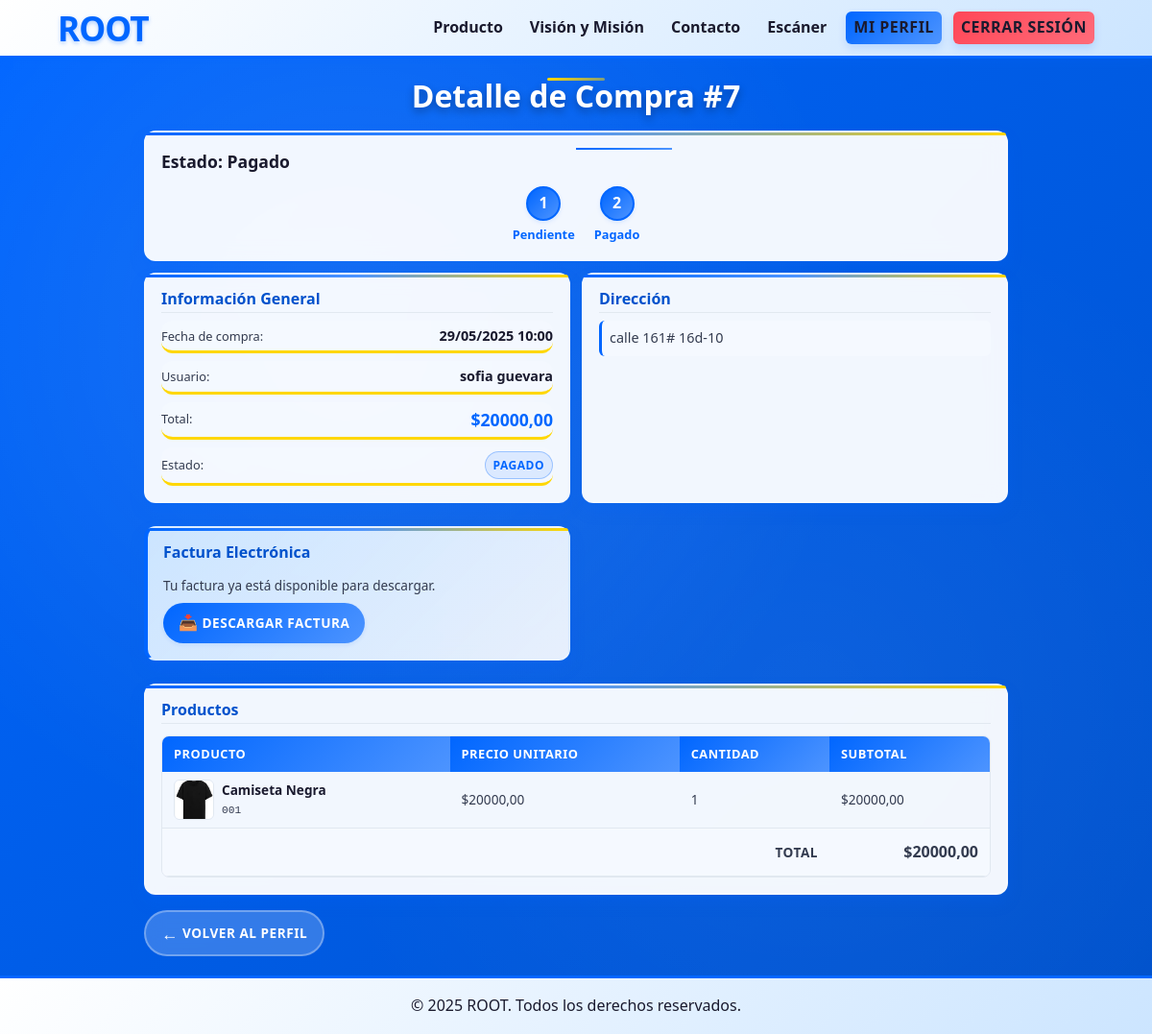
The app's page /facturas/7/ (signed in) with its own data.
### pagos/models.py (models this page shows, shortened)
class Compra(models.Model):
    ESTADO_CHOICES = (
        ("pendiente", "Pendiente"),
        ("pagado", "Pagado"),
        ("enviado", "Enviado"),
        ("entregado", "Entregado"),
        ("cancelado", "Cancelado"),
    )
    usuario = models.ForeignKey(
        settings.AUTH_USER_MODEL,  # Cambio principal aquí
        on_delete=models.CASCADE,
        related_name="compras"
    )
    fecha_compra = models.DateTimeField(auto_now_add=True)
    estado = models.CharField(
        max_length=20,
        choices=ESTADO_CHOICES,
        default="pendiente",
    )
    total = models.DecimalField(max_digits=10, decimal_places=2)
    direccion_entrega = models.TextField(blank=True, default="")
    codigo_seguimiento = models.CharField(max_length=50, blank=True, default="")

class DetalleCompra(models.Model):
    compra = models.ForeignKey(
        Compra,
        on_delete=models.CASCADE,
        related_name="detalles",
    )
    producto = models.ForeignKey(Producto, on_delete=models.CASCADE)
    cantidad = models.PositiveIntegerField(default=1)
    precio_unitario = models.DecimalField(max_digits=10, decimal_places=2)
    @property
    def subtotal(self):
        return self.cantidad * self.precio_unitario

### usuarios/models.py (models this page shows, shortened)
class Usuario(AbstractUser):
    foto = models.ImageField(upload_to="perfiles/", default="perfiles/default.png", verbose_name="Foto de perfil")
    telefono = models.CharField(max_length=15, blank=True, verbose_name="Teléfono")
    direccion = models.TextField(blank=True, verbose_name="Dirección")
    fecha_nacimiento = models.DateField(blank=True, null=True, verbose_name="Fecha de nacimiento")
    id_documento = models.CharField(max_length=20, blank=True, verbose_name="Documento de identidad")
    preferencias_notificacion = models.BooleanField(default=True, verbose_name="Recibir notificaciones")
    class Meta:
        verbose_name = "Usuario"
        verbose_name_plural = "Usuarios"

### productos/models.py (models this page shows, shortened)
class Producto(models.Model):
    nombre = models.CharField(max_length=200)
    codigo = models.CharField(max_length=50, unique=True)
    descripcion = models.TextField(blank=True, default="")
    precio = models.DecimalField(max_digits=10, decimal_places=2)
    stock = models.PositiveIntegerField(default=0)
    imagen = models.ImageField(upload_to='productos/', blank=True, null=True)
    categoria = models.ForeignKey(Categoria,on_delete=models.SET_NULL,blank=True,null=True,related_name="productos")
    fecha_creacion = models.DateTimeField(auto_now_add=True)
    fecha_actualizacion = models.DateTimeField(auto_now=True)
    class Meta:
        verbose_name = "Producto"
        verbose_name_plural = "Productos"

### facturas/views.py (the view)
# urls.py: path("<int:compra_id>/", views.detalle_compra, name="detalle_compra"),
@login_required
def detalle_compra(request: HttpRequest, compra_id: int) -> HttpResponse:
    compra = get_object_or_404(Compra, id=compra_id, usuario=request.user)
    try:
        factura = compra.factura
    except Factura.DoesNotExist:
        factura = None
    return render(request, "facturas/detalle_compra.html", {
        "compra": compra,
        "factura": factura
    })

### facturas/templates/facturas/detalle_compra.html (shortened to what this page needs)
{% extends "core/base.html" %}
{% load static %}
{% block extra_css %}
<link rel="stylesheet" href="{% static 'css/facturas.css' %}">
{% endblock %}
{% block content %}
<section id="detalle-compra" class="detalle-compra-section">
    <div class="container">
        <h2>Detalle de Compra #{{ compra.id }}</h2>
        <div class="estado-compra estado-{{ compra.estado }}">
            <div class="estado-titulo">Estado: {{ compra.get_estado_display }}</div>
            <div class="progreso-estado">
                <div class="paso-estado {% if compra.estado == 'pendiente' or compra.estado == 'pagado' %}activo{% endif %}">
                    <div class="numero-paso">1</div>
                    <div class="texto-paso">Pendiente</div>
                </div>
                <div class="linea-estado"></div>
                <div class="paso-estado {% if compra.estado == 'pagado' %}activo{% endif %}">
                    <div class="numero-paso">2</div>
                    <div class="texto-paso">Pagado</div>
                </div>
            </div>
        </div>
        <div class="info-compra">
            <div class="seccion-info">
                <h3>Información General</h3>
                <div class="info-grid">
                    <div class="info-item">
                        <div class="info-label">Fecha de compra:</div>
                        <div class="info-valor">{{ compra.fecha_compra|date:"d/m/Y H:i" }}</div>
                    </div>
                    <div class="info-item">
                        <div class="info-label">Usuario:</div>
                        <div class="info-valor">{{ compra.usuario.get_full_name|default:compra.usuario.username }}</div>
                    </div>
                    <div class="info-item">
                        <div class="info-label">Total:</div>
                        <div class="info-valor total">${{ compra.total|floatformat:2 }}</div>
                    </div>
                    <div class="info-item">
                        <div class="info-label">Estado:</div>
                        <div class="info-valor">
                            <span class="estado-badge estado-{{ compra.estado }}">
                                {{ compra.get_estado_display }}
                            </span>
                        </div>
                    </div>
                </div>
            </div>
            <div class="seccion-info">
                <h3>Dirección</h3>
                <div class="direccion-entrega">
                    {{ compra.direccion_entrega|default:"No se ha especificado una dirección." }}
                </div>
            </div>
            {% if factura %}
            <div class="factura-container">
                <h3>Factura Electrónica</h3>
                <p>Tu factura ya está disponible para descargar.</p>
                <a href="{% url 'facturas:descargar_factura' compra.id %}" class="btn-descargar-factura">
                    <span>📥</span> Descargar Factura
                </a>
            </div>
            {% endif %}
        </div>
        <div class="seccion-productos">
            <h3>Productos</h3>
            <div class="tabla-contenedor">
                <table class="tabla-productos">
                    <thead>
                        <tr>
                            <th>Producto</th>
                            <th>Precio Unitario</th>
                            <th>Cantidad</th>
                            <th>Subtotal</th>
                        </tr>
                    </thead>
                    <tbody>
                        {% for detalle in compra.detalles.all %}
                        <tr>
                            <td>
                                <div class="producto-info">
                                    {% if detalle.producto.imagen %}
                                    <img src="{{ detalle.producto.imagen.url }}" alt="{{ detalle.producto.nombre }}" class="producto-imagen">
                                    {% endif %}
                                    <div>
                                        <div class="producto-nombre">{{ detalle.producto.nombre }}</div>
                                        <div class="producto-codigo">{{ detalle.producto.codigo }}</div>
                                    </div>
                                </div>
                            </td>
                            <td>${{ detalle.precio_unitario|floatformat:2 }}</td>
                            <td>{{ detalle.cantidad }}</td>
                            <td>${{ detalle.subtotal|floatformat:2 }}</td>
                        </tr>
                        {% endfor %}
                    </tbody>
                    <tfoot>
                        <tr>
                            <td colspan="3" class="total-label">Total</td>
                            <td class="total-valor">${{ compra.total|floatformat:2 }}</td>
                        </tr>
                    </tfoot>
                </table>
            </div>
        </div>
        <div class="acciones-compra">
            <a href="{% url 'usuarios:perfil' %}" class="btn-volver">Volver al Perfil</a>
        </div>
    </div>
</section>
{% endblock %}

### core/static/core/css/style.css (style rules this page uses)
:root { --primary-color: #0066FF; --primary-light: #4D94FF; --primary-lighter: #CCE5FF; --primary-dark: #0052CC; --primary-darker: #003D99; --text-dark: #1a1a2e; --text-medium: #333b4f; --text-light: #fff; --bg-light: #f5f9ff; --bg-dark: #003D99; --shadow-sm: 0 2px 4px rgba(0, 102, 255, 0.15); --shadow-md: 0 4px 8px rgba(0, 102, 255, 0.2); --shadow-lg: 0 8px 16px rgba(0, 102, 255, 0.25); --radius-sm: 6px; --radius-md: 12px; --radius-lg: 18px; --radius-xl: 24px; --radius-full: 50px; --transition: all 0.3s ease; --spacing-xs: 8px; --spacing-sm: 16px; --spacing-md: 24px; --spacing-lg: 32px; --spacing-xl: 48px; }
body { font-family: 'Segoe UI', Tahoma, Geneva, Verdana, sans-serif; margin: 0; padding: 0; background-color: var(--bg-light); color: var(--text-dark); line-height: 1.6; display: flex; flex-direction: column; min-height: 100vh; }
h1, h2, h3, h4, h5, h6 { font-weight: 700; line-height: 1.2; margin: 0 0 var(--spacing-sm) 0; }
.info-item { background: rgba(255, 255, 255, 0.15); padding: var(--spacing-md); border-radius: var(--radius-lg); transition: var(--transition); border-bottom: 3px solid #FFD700; }

### records on screen
Compra: id "7", estado "Pagado", fecha_compra "29/05/2025 10:00", usuario.get_full_name "sofia guevara", total "20000,00", estado "PAGADO", direccion_entrega "calle 161# 16d-10"
DetalleCompra: producto.imagen (picture), producto.nombre "Camiseta Negra", producto.codigo "001", precio_unitario "20000,00", cantidad "1", subtotal "20000,00"
